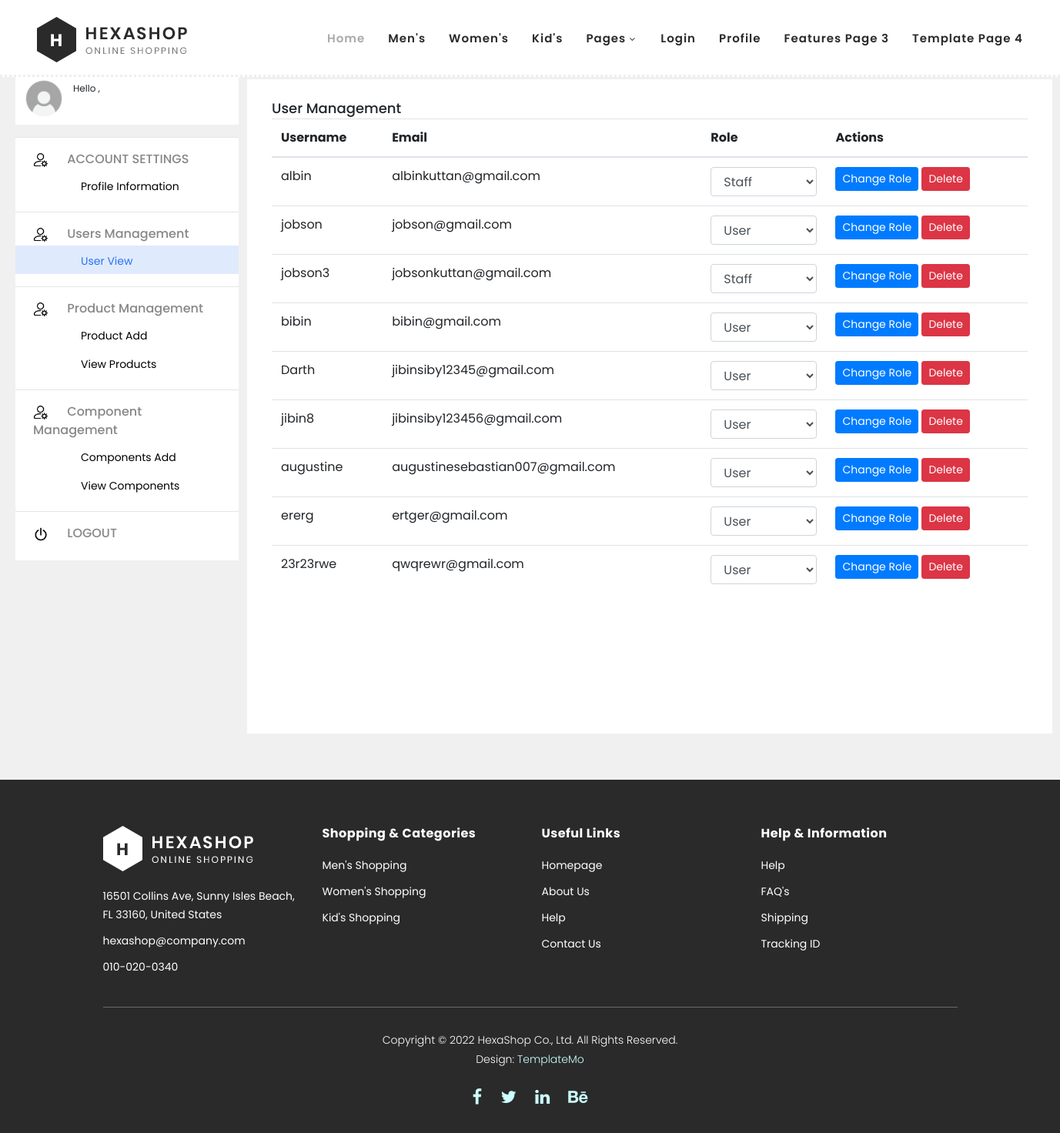
/admin_userview/, run on an earlier commit of the app's database.
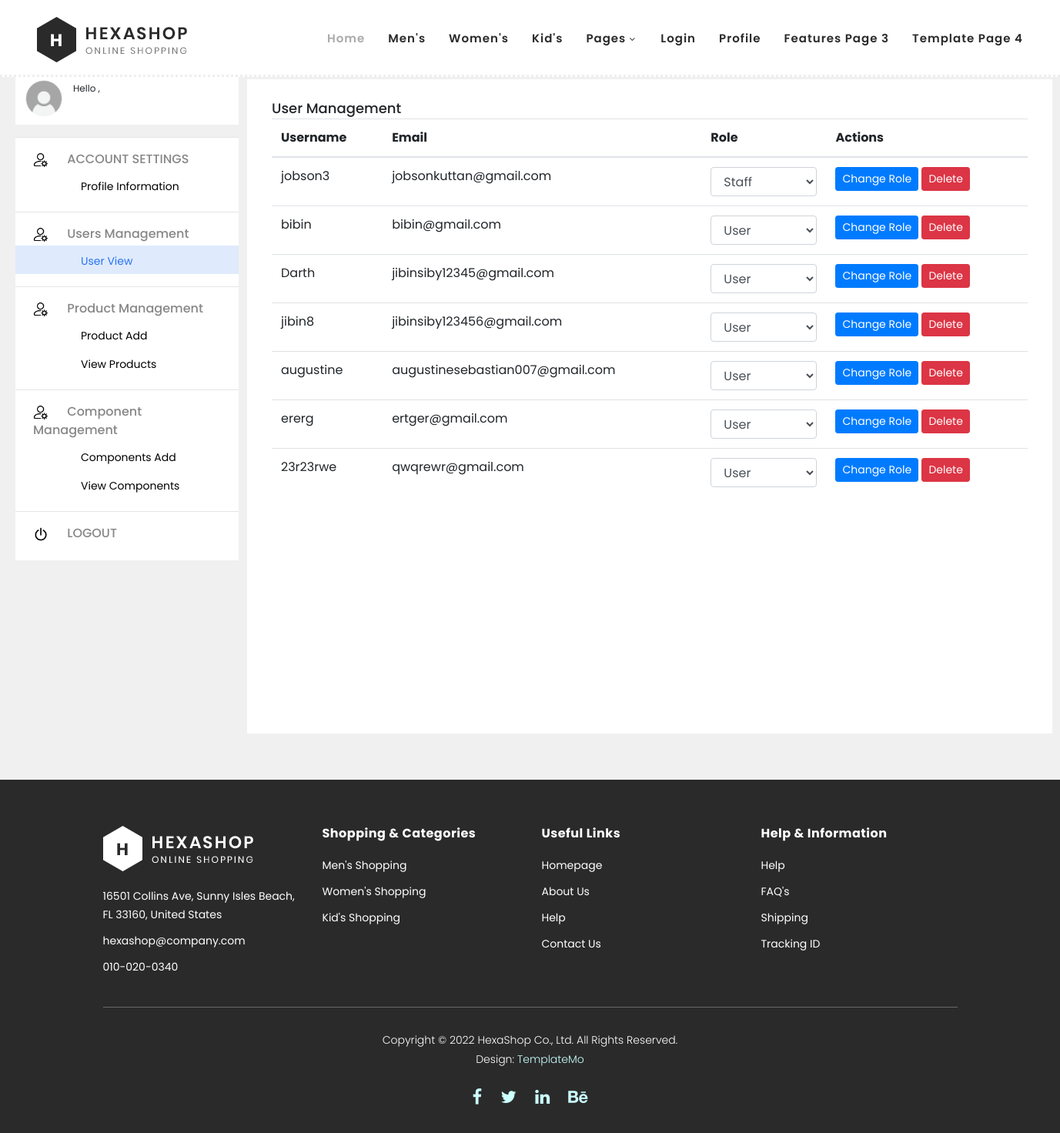
And on a later commit of the database.
### userapp/models.py (models this page shows, shortened)
class User(AbstractUser):
    ROLE_CHOICES = (
        ('user', 'User'),
        ('staff', 'Staff'),
        ('admin', 'Admin'),
    )
    fullname = models.CharField(max_length=255)
    date_joined = models.DateTimeField(auto_now_add=True)
    last_login = models.DateTimeField(auto_now=True)
    is_staff = models.BooleanField(default=False)
    role = models.CharField(max_length=10, choices=ROLE_CHOICES, default='user')
    mobile = models.CharField(max_length=20,unique=False,default="nil")
    email = models.EmailField(unique=True)
    USERNAME_FIELD = 'email'
    REQUIRED_FIELDS = ['username','password']

### userapp/views.py (the view)
# urls.py: path('admin_userview/', views.admin_userview, name='admin_userview'),
def admin_userview(request):
    User = get_user_model()
    users = User.objects.exclude(is_superuser=True)
    return render(request, 'admin_userview.html', {'users': users})

### template/admin_userview.html (shortened to what the changed rows need)
{% load static %}
<!DOCTYPE html>
<html lang="en">
  <head>
    <link rel="stylesheet" type="text/css" href="{% static 'css/bootstrap.min.css' %}">
    <link rel="stylesheet" type="text/css" href="{% static 'css/font-awesome.css' %}">
    <link rel="stylesheet" href="{% static 'css/templatemo-hexashop.css' %}">
    <link rel="stylesheet" href="{% static 'css/owl-carousel.css' %}">
    <link rel="stylesheet" href="{% static 'css/lightbox.css' %}">
    <link rel="stylesheet" type="text/css" href="{% static 'css/sidebarprofile.css' %}">
    </head>
    <body style="background-color:#f0f0f0;">
     <div class="side-nav">
        <div class="profilebody">
            <div class="profilebodypadding">
                <div class="personalinfodetails">
                    <table class="table">
                        <thead>
                            <tr>
                                <th>Username</th>
                                <th>Email</th>
                                <th>Role</th>
                                <th>Actions</th>
                            </tr>
                        </thead>
                        <tbody>
                            {% for user in users %}
                            <tr>
                                <td>{{ user.username }}</td>
                                <td>{{ user.email }}</td>
                                <td>
                                    <select id="role-{{ user.id }}" class="form-control">
                                        <option value="user" {% if user.role == 'user' %}selected{% endif %}>User</option>
                                        <option value="staff" {% if user.role == 'staff' %}selected{% endif %}>Staff</option>
                                    </select>
                                </td>
                                <td>
                                    <button onclick="changeUserRole({{ user.id }})" class="btn btn-primary btn-sm">Change Role</button>
                                    <button onclick="showDeleteModal({{ user.id }})" class="btn btn-danger btn-sm">Delete</button>
                                </td>
                            </tr>
                            {% endfor %}
                        </tbody>
                    </table>
                </div>
            </div>
        </div>
     </div>
  </body>
</html>

What changed in the data, as far as the page shows it:
no longer on this page (row edited): User: username "albin", email "albinkuttan@gmail.com", role+id "Staff"
no longer on this page (row edited): User: username "jobson", email "jobson@gmail.com", role+id "User"
